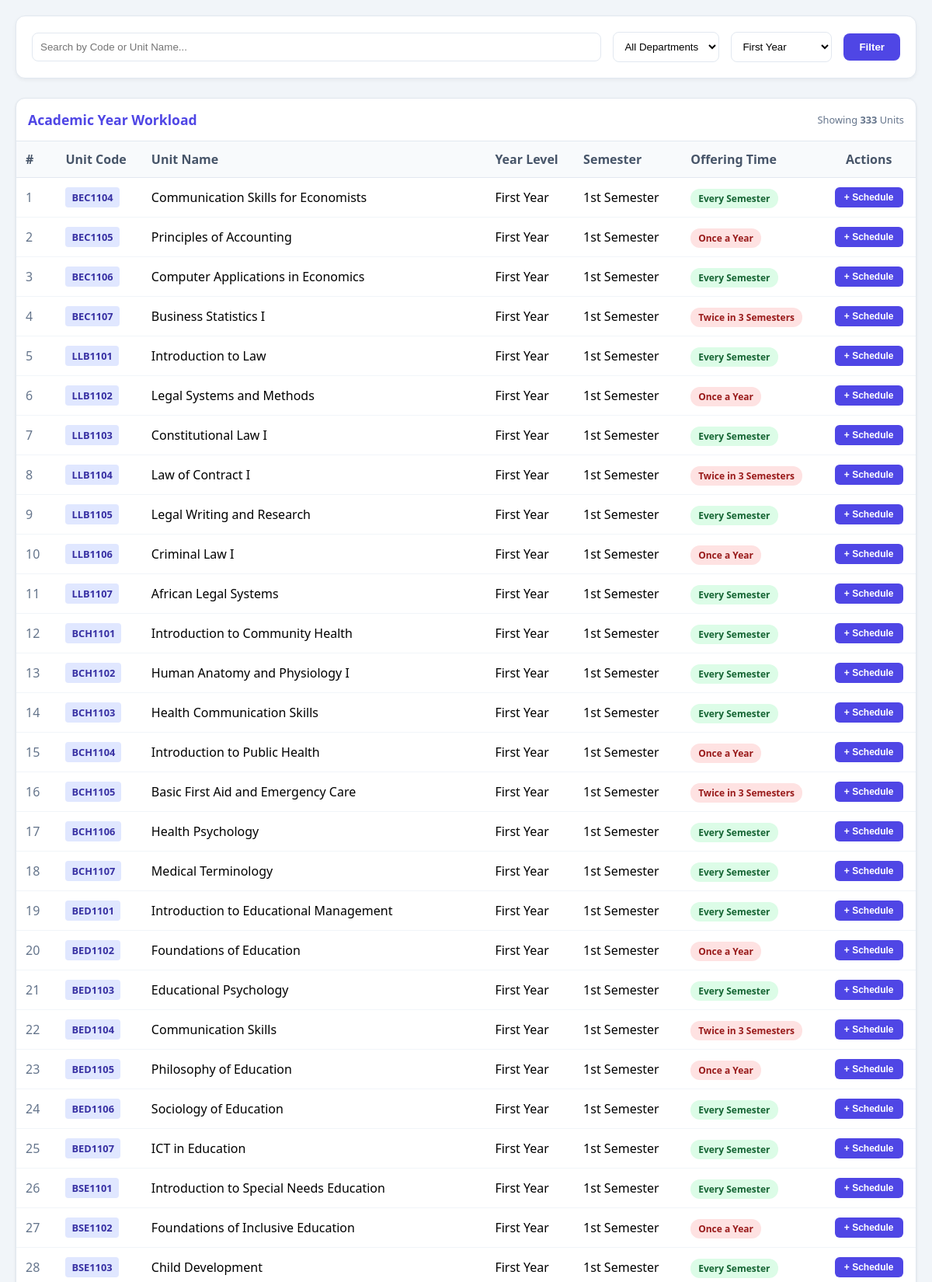
The app's page /Admin/add_unit.php?year_level=First Year (upper part) with its own data.
### tables this page shows
CREATE TABLE `academic_workload` (
  `id` int(11) NOT NULL,
  `unit_code` varchar(20) DEFAULT NULL,
  `unit_name` varchar(100) DEFAULT NULL,
  `department` varchar(50) DEFAULT NULL,
  `year_level` enum('First Year','Second Year','Third Year','Fourth Year') DEFAULT NULL,
  `semester_level` enum('1st Semester','2nd Semester') DEFAULT NULL,
  `offering_time` varchar(100) DEFAULT NULL
);

### Admin/add_unit.php (the view, shortened to what this page needs)
<?php
include_once('db_connect.php');
$search = $_GET['search'] ?? '';
$year_filter = $_GET['year_level'] ?? 'all';
$query = "SELECT * FROM academic_workload WHERE 1=1";
if ($year_filter !== 'all') {
    $query .= " AND year_level = '" . mysqli_real_escape_string($conn, $year_filter) . "'";
}
$query .= " ORDER BY year_level ASC, semester_level ASC";
$result = mysqli_query($conn, $query);
$count = mysqli_num_rows($result);
?>
<!DOCTYPE html>
<html>
<head>
</head>
<body>
<form class="search-container" method="GET" action="Admin-index.php" style="background: white; padding: 20px; border-radius: 12px; border: 1px solid var(--border); margin-bottom: 25px; display: flex; gap: 15px; align-items: center; box-shadow: 0 2px 5px rgba(0,0,0,0.05); flex-wrap: wrap;">
    <div style="flex-grow: 1; min-width: 200px;">
        <input type="text" name="search" style="width: 100%; padding: 10px; border: 1px solid var(--border); border-radius: 8px;"
               placeholder="Search by Code or Unit Name..." value="<?php echo htmlspecialchars($search); ?>">
    </div>
    <select name="department" style="padding: 10px; border: 1px solid var(--border); border-radius: 8px; background: white;">
        <option value="all">All Departments</option>
    </select>
    <select name="year_level" style="padding: 10px; border: 1px solid var(--border); border-radius: 8px; background: white;">
        <option value="First Year" <?php if($year_filter == 'First Year') echo 'selected'; ?>>First Year</option>
    </select>
    <button type="submit" style="background: var(--primary); color: white; border: none; padding: 10px 20px; border-radius: 8px; cursor: pointer; font-weight: 600;">Filter</button>
</form>
<div class="section-box">
    <div style="padding: 15px; border-bottom: 1px solid var(--border); display: flex; justify-content: space-between; align-items: center;">
        <h2 style="margin: 0; font-size: 1.1rem; color: var(--primary);">Academic Year Workload</h2>
        <span style="font-size: 0.8rem; color: var(--text-light);">Showing <strong><?php echo $count; ?></strong> Units</span>
    </div>
    <div style="overflow-x: auto;">
        <table style="width: 100%; border-collapse: collapse;">
            <thead>
                <tr style="background: #f8fafc; text-align: left;">
                    <th style="padding: 12px; width: 40px;">#</th>
                    <th style="padding: 12px;">Unit Code</th>
                    <th style="padding: 12px;">Unit Name</th>
                    <th style="padding: 12px;">Year Level</th>
                    <th style="padding: 12px;">Semester</th>
                    <th style="padding: 12px;">Offering Time</th>
                    <th style="padding: 12px; text-align: center;">Actions</th>
                </tr>
            </thead>
            <tbody>
                <?php
                if ($count > 0) {
                    $i = 1;
                    while($row = mysqli_fetch_assoc($result)) {
                        $offering = $row['offering_time'];
                        $badgeStyle = ($offering == 'Every Semester') ? "badge-success" : "badge-danger";
                        $semVal = ($row['semester_level'] == '1st Semester') ? '1' : (($row['semester_level'] == '2nd Semester') ? '2' : '3');
                        echo "<tr style='border-bottom: 1px solid #f1f5f9;'>
                                <td style='padding: 12px; color: var(--text-light);'>$i</td>
                                <td style='padding: 12px;'><span class='unit-code'>{$row['unit_code']}</span></td>
                                <td style='padding: 12px;'>{$row['unit_name']}</td>
                                <td style='padding: 12px;'>{$row['year_level']}</td>
                                <td style='padding: 12px;'>{$row['semester_level']}</td>
                                <td style='padding: 12px;'>
                                    <span class='badge $badgeStyle'>$offering</span>
                                </td>
                                <td style='padding: 12px; text-align: center;'>
                                    <button onclick=\"openScheduleModal('{$row['unit_code']}', '" . addslashes($row['unit_name']) . "', '$semVal')\"
                                            style='background: #4f46e5; color: white; border: none; padding: 6px 12px; border-radius: 6px; cursor: pointer; font-size: 0.75rem; font-weight: bold;'>
                                        + Schedule
                                    </button>
                                </td>
                               </tr>";
                        $i++;
                    }
                }
                ?>
            </tbody>
        </table>
    </div>
</div>
</body>
</html>

### Admin/add_unit.php (style rules this page uses)
:root { --primary: #4f46e5; --primary-dark: #3730a3; --accent: #e0e7ff; --border: #e2e8f0; --text-light: #64748b; }
* { margin: 0; padding: 0; box-sizing: border-box; }
body { font-family: 'Segoe UI', Tahoma, Geneva, Verdana, sans-serif; background: #f1f5f9; padding: 20px; }
.search-container { background: white; padding: 20px; border-radius: 12px; border: 1px solid var(--border); margin-bottom: 25px; display: flex; gap: 15px; align-items: center; flex-wrap: wrap; box-shadow: 0 2px 5px rgba(0,0,0,0.05); }
.section-box { background: white; border-radius: 12px; border: 1px solid var(--border); overflow: hidden; box-shadow: 0 1px 3px rgba(0,0,0,0.1); }
table { width: 100%; border-collapse: collapse; }
th { background: #f8fafc; padding: 12px; text-align: left; font-weight: 600; color: #475569; border-bottom: 1px solid #e2e8f0; }
td { padding: 12px; border-bottom: 1px solid #f1f5f9; }
.badge { padding: 4px 10px; border-radius: 12px; font-size: 0.75rem; font-weight: bold; }
.badge-success { background: #dcfce7; color: #166534; }
.badge-danger { background: #fee2e2; color: #991b1b; }
.unit-code { background: var(--accent); color: var(--primary-dark); padding: 4px 8px; border-radius: 4px; font-weight: 700; font-size: 0.8rem; display: inline-block; }

### records on screen
academic_workload: unit_code "BEC1104", unit_name "Communication Skills for Economists", year_level "First Year", semester_level "1st Semester", offering_time "Every Semester"
academic_workload: unit_code "BEC1105", unit_name "Principles of Accounting", year_level "First Year", semester_level "1st Semester", offering_time "Once a Year"
academic_workload: unit_code "BEC1106", unit_name "Computer Applications in Economics", year_level "First Year", semester_level "1st Semester", offering_time "Every Semester"
academic_workload: unit_code "BEC1107", unit_name "Business Statistics I", year_level "First Year", semester_level "1st Semester", offering_time "Twice in 3 Semesters"
academic_workload: unit_code "LLB1101", unit_name "Introduction to Law", year_level "First Year", semester_level "1st Semester", offering_time "Every Semester"
academic_workload: unit_code "LLB1102", unit_name "Legal Systems and Methods", year_level "First Year", semester_level "1st Semester", offering_time "Once a Year"
academic_workload: unit_code "LLB1103", unit_name "Constitutional Law I", year_level "First Year", semester_level "1st Semester", offering_time "Every Semester"
academic_workload: unit_code "LLB1104", unit_name "Law of Contract I", year_level "First Year", semester_level "1st Semester", offering_time "Twice in 3 Semesters"
academic_workload: unit_code "LLB1105", unit_name "Legal Writing and Research", year_level "First Year", semester_level "1st Semester", offering_time "Every Semester"
academic_workload: unit_code "LLB1106", unit_name "Criminal Law I", year_level "First Year", semester_level "1st Semester", offering_time "Once a Year"
academic_workload: unit_code "LLB1107", unit_name "African Legal Systems", year_level "First Year", semester_level "1st Semester", offering_time "Every Semester"
academic_workload: unit_code "BCH1101", unit_name "Introduction to Community Health", year_level "First Year", semester_level "1st Semester", offering_time "Every Semester"
academic_workload: unit_code "BCH1102", unit_name "Human Anatomy and Physiology I", year_level "First Year", semester_level "1st Semester", offering_time "Every Semester"
academic_workload: unit_code "BCH1103", unit_name "Health Communication Skills", year_level "First Year", semester_level "1st Semester", offering_time "Every Semester"
academic_workload: unit_code "BCH1104", unit_name "Introduction to Public Health", year_level "First Year", semester_level "1st Semester", offering_time "Once a Year"
academic_workload: unit_code "BCH1105", unit_name "Basic First Aid and Emergency Care", year_level "First Year", semester_level "1st Semester", offering_time "Twice in 3 Semesters"
academic_workload: unit_code "BCH1106", unit_name "Health Psychology", year_level "First Year", semester_level "1st Semester", offering_time "Every Semester"
academic_workload: unit_code "BCH1107", unit_name "Medical Terminology", year_level "First Year", semester_level "1st Semester", offering_time "Every Semester"
academic_workload: unit_code "BED1101", unit_name "Introduction to Educational Management", year_level "First Year", semester_level "1st Semester", offering_time "Every Semester"
academic_workload: unit_code "BED1102", unit_name "Foundations of Education", year_level "First Year", semester_level "1st Semester", offering_time "Once a Year"
academic_workload: unit_code "BED1103", unit_name "Educational Psychology", year_level "First Year", semester_level "1st Semester", offering_time "Every Semester"
academic_workload: unit_code "BED1104", unit_name "Communication Skills", year_level "First Year", semester_level "1st Semester", offering_time "Twice in 3 Semesters"
academic_workload: unit_code "BED1105", unit_name "Philosophy of Education", year_level "First Year", semester_level "1st Semester", offering_time "Once a Year"
academic_workload: unit_code "BED1106", unit_name "Sociology of Education", year_level "First Year", semester_level "1st Semester", offering_time "Every Semester"
academic_workload: unit_code "BED1107", unit_name "ICT in Education", year_level "First Year", semester_level "1st Semester", offering_time "Every Semester"
academic_workload: unit_code "BSE1101", unit_name "Introduction to Special Needs Education", year_level "First Year", semester_level "1st Semester", offering_time "Every Semester"
academic_workload: unit_code "BSE1102", unit_name "Foundations of Inclusive Education", year_level "First Year", semester_level "1st Semester", offering_time "Once a Year"
academic_workload: unit_code "BSE1103", unit_name "Child Development", year_level "First Year", semester_level "1st Semester", offering_time "Every Semester"

### other values on screen
$count "333"
